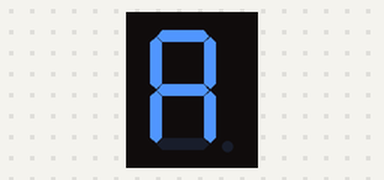
Bench run of a sketch on a simulated Arduino Uno, built with avr-gcc and run on an emulated ATmega328P. Parts: 1-digit seven-segment display. Wiring (inferred from the names in the program): 1-digit 7-segment display, segments lit when HIGH: segments pin 2, pin 3, pin 4, pin 5, pin 6, pin 7, pin 8. The segment pins are drawn as the display they are named for.

Above: at 0.1 s.
At 1.3 s:
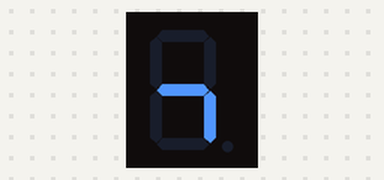
At 2.5 s:
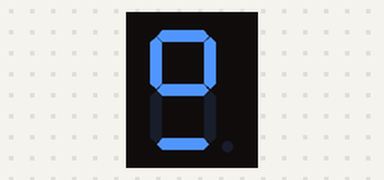
At 4.9 s:
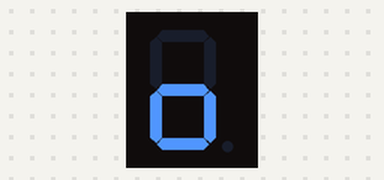
At 8.5 s:
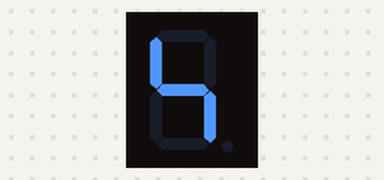
At 10.9 s:
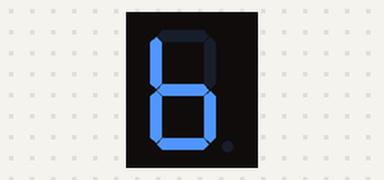

Measured:
- by itself, everything shown: repeats every 12.0 s, in 11 steps
- what the display in image 1 shows lasts 1.2 s, from 1.2 s to 2.4 s

The sketch:

7DigitDisplay.ino
```cpp
int a = 2;
int b = 3;
int c = 4;
int d = 5;
int e = 6;
int f = 7;
int g = 8;


void setup() {
  Serial.begin(9600);// opens serial port, sets data rate to 9600 bps

  pinMode(a, OUTPUT);
  pinMode(b, OUTPUT);
  pinMode(c, OUTPUT);
  pinMode(d, OUTPUT);
  pinMode(e, OUTPUT);
  pinMode(f, OUTPUT);
  pinMode(g, OUTPUT);
}

void clearDisplay() {
  digitalWrite(a, LOW);
  digitalWrite(b, LOW);
  digitalWrite(c, LOW);
  digitalWrite(d, LOW);
  digitalWrite(e, LOW);
  digitalWrite(f, LOW);
  digitalWrite(g, LOW);
}

void display0() {
   digitalWrite(a, HIGH);
   digitalWrite(b, HIGH);
   digitalWrite(c, HIGH);
   digitalWrite(e, HIGH);
   digitalWrite(f, HIGH);
   digitalWrite(g, HIGH);
}

void display1() {
   digitalWrite(c, HIGH);
   digitalWrite(g, HIGH);
}

void display2() {
   digitalWrite(f, HIGH);
   digitalWrite(g, HIGH);
   digitalWrite(d, HIGH);
   digitalWrite(a, HIGH);
   digitalWrite(b, HIGH);
}

void display3() {
   digitalWrite(f, HIGH);
   digitalWrite(g, HIGH);
   digitalWrite(d, HIGH);
   digitalWrite(c, HIGH);
   digitalWrite(b, HIGH);
}

void display4() {
   digitalWrite(e, HIGH);
   digitalWrite(d, HIGH);
   digitalWrite(g, HIGH);
   digitalWrite(c, HIGH);
}

void display5() {
   digitalWrite(f, HIGH);
   digitalWrite(e, HIGH);
   digitalWrite(d, HIGH);
   digitalWrite(c, HIGH);
   digitalWrite(b, HIGH);
}

void display6() {
   digitalWrite(f, HIGH);
   digitalWrite(e, HIGH);
   digitalWrite(d, HIGH);
   digitalWrite(c, HIGH);
   digitalWrite(b, HIGH);
   digitalWrite(a, HIGH);
}

void display7() {
   digitalWrite(f, HIGH);
   digitalWrite(c, HIGH);
   digitalWrite(g, HIGH);
}

void display8() {
   digitalWrite(a, HIGH);
   digitalWrite(b, HIGH);
   digitalWrite(c, HIGH);
   digitalWrite(d, HIGH);
   digitalWrite(e, HIGH);
   digitalWrite(f, HIGH);
   digitalWrite(g, HIGH);
}

void display9() {
   digitalWrite(f, HIGH);
   digitalWrite(c, HIGH);
   digitalWrite(g, HIGH);
   digitalWrite(e, HIGH);
   digitalWrite(d, HIGH);
}

void cycle() {
   digitalWrite(a, HIGH);
   delay(2000);
   digitalWrite(b, HIGH);
   delay(2000);
   digitalWrite(c, HIGH);
   delay(2000);
   digitalWrite(d, HIGH);
   delay(2000);
   digitalWrite(e, HIGH);
   delay(2000);
   digitalWrite(f, HIGH);
   delay(2000);
   digitalWrite(g, HIGH);
   delay(2000);
}

void loop() {
    clearDisplay();
    display0();
    delay(1200);
    clearDisplay();
    display1();
    delay(1200);
    clearDisplay();
    display2();
    delay(1200);
    clearDisplay();
    display3();
    delay(1200);
    clearDisplay();
    display4();
    delay(1200);
    clearDisplay();
    display5();
    delay(1200);
    clearDisplay();
    display6();
    delay(1200);
    clearDisplay();
    display7();
    delay(1200);
    clearDisplay();
    display8();
    delay(1200);
    clearDisplay();
    display9();
    delay(1200);
    clearDisplay();
}
```
